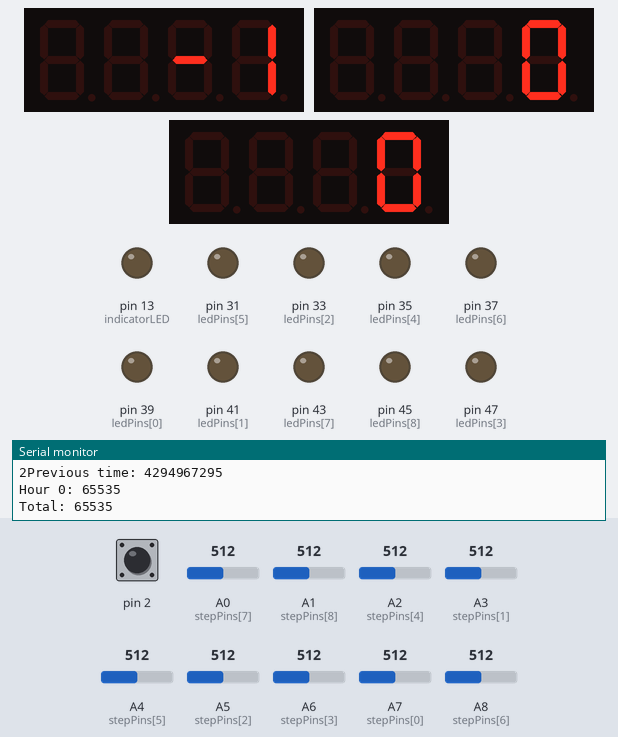
Bench run of a sketch on a simulated Arduino Mega 2560, built with avr-gcc and run on an emulated ATmega2560. On the bench: 3 × 4-digit seven-segment display, output pins drawn as LEDs (lit = HIGH), the last lines printed to the serial monitor. Inputs (shaded band) come from the test bench; at power-on: pin 2 HIGH, A8 (stepPins[6]) = 512, A0 (stepPins[7]) = 512, A1 (stepPins[8]) = 512, A2 (stepPins[4]) = 512, A3 (stepPins[1]) = 512, A4 (stepPins[5]) = 512, A5 (stepPins[2]) = 512, A6 (stepPins[3]) = 512, A7 (stepPins[0]) = 512. Random numbers use the default seed unless the sketch sets one.

Above: at 1.2 s.
1.3 s: pin 2 pulled LOW for 0.15 s
At 2.1 s:
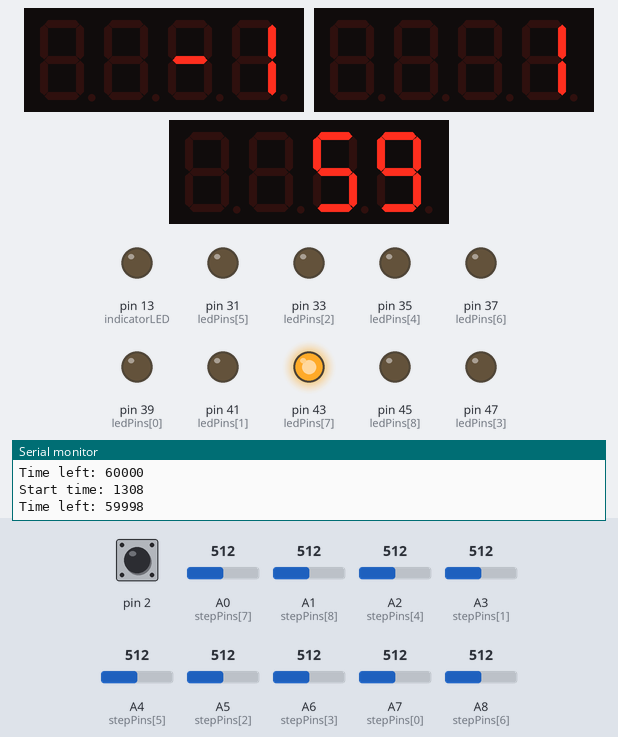
4.4 s: pin 2 pulled LOW for 1 s
At 4.9 s:
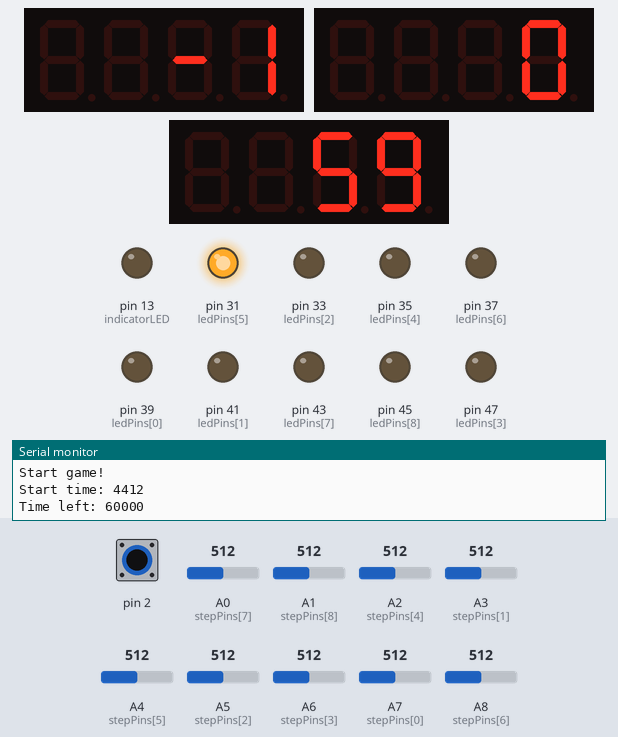
8.4 s: pin 2 pulsed LOW 2 times (0.12 s each, 0.3 s apart)
At 9.4 s:
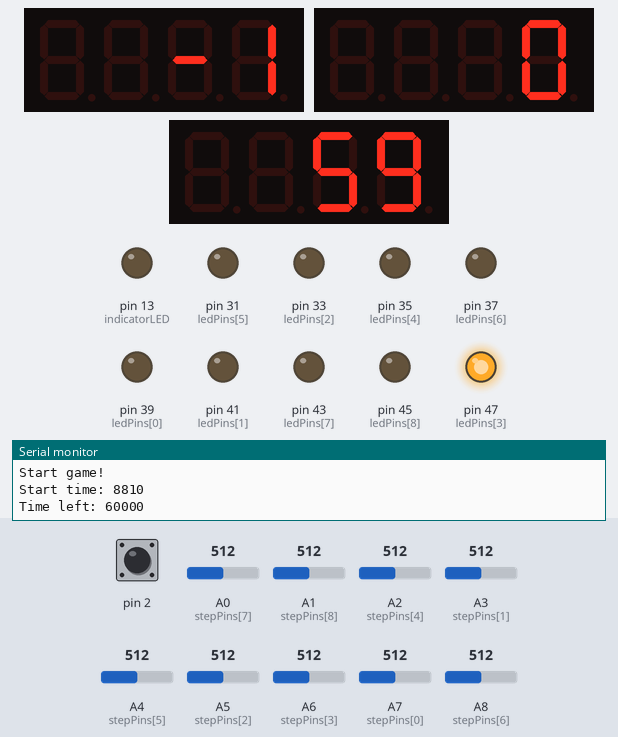
12.0 s: pin 2 pulled LOW for 0.15 s
At 12.8 s:
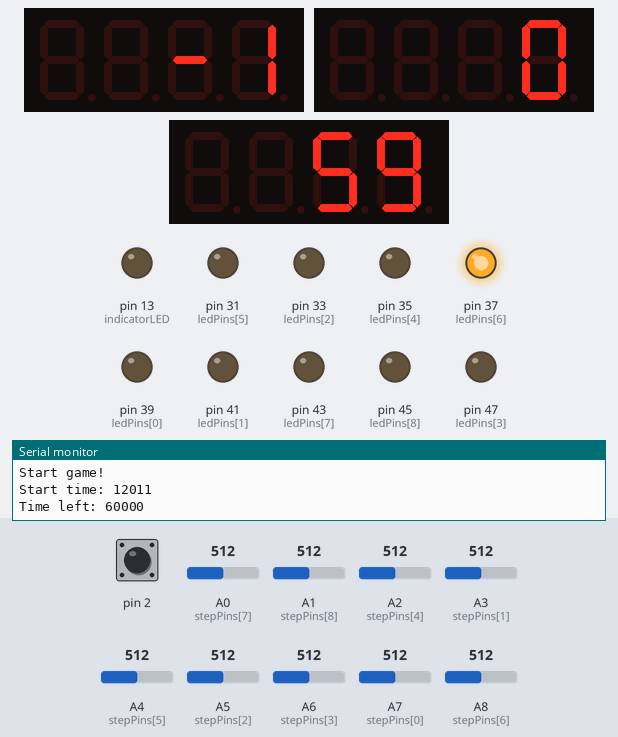
15.1 s: A8 (stepPins[6]) set to 492
At 16.3 s:
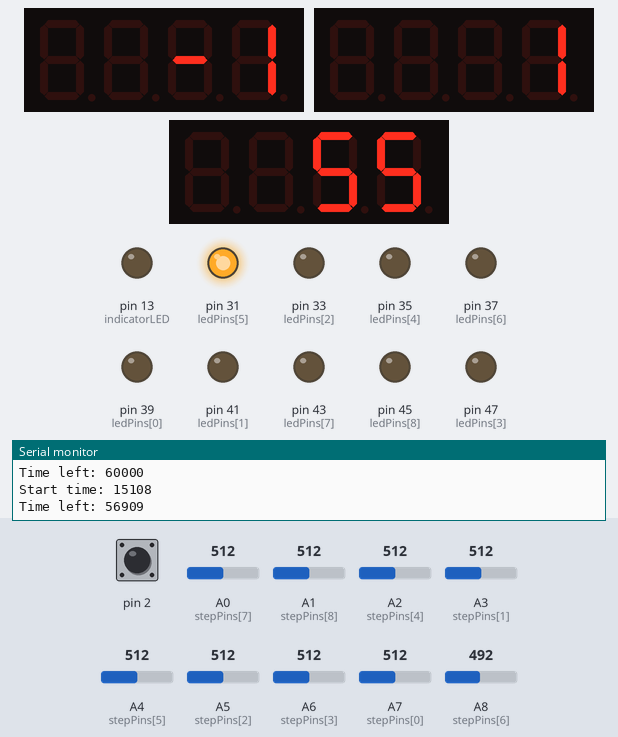
18.1 s: pin 2 pulsed LOW 5 times (0.12 s each, 0.3 s apart)
At 19.8 s:
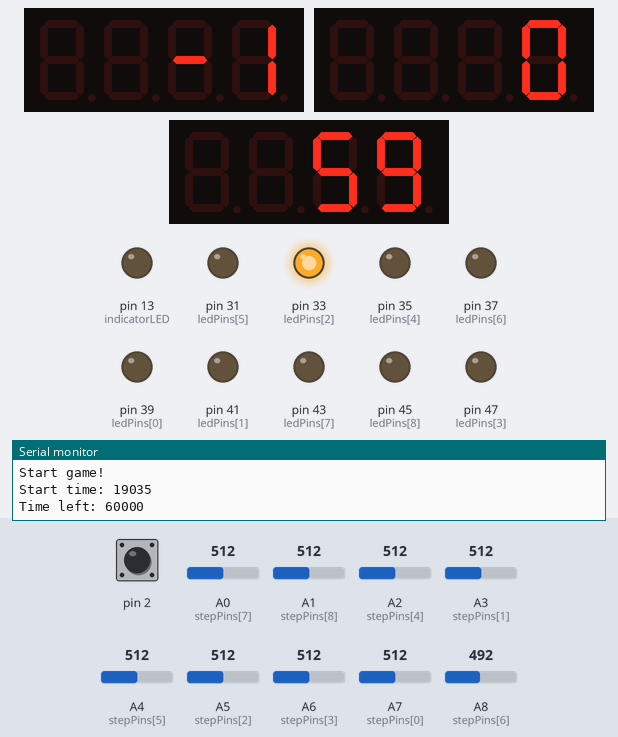
Timing chart, 0 to 21.3 s (numbered marks = the images above; inputs shaded):
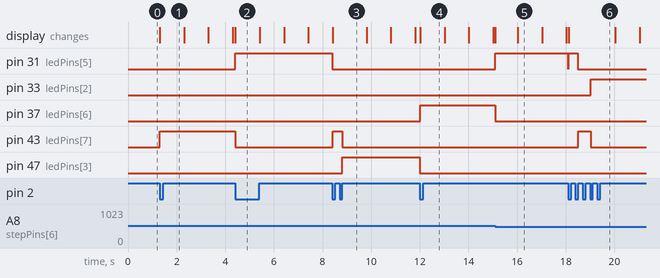

Measured:
- the behaviour switches between 501 and 500 on A8 (stepPins[6]) (found by bisection; images 4 and 5)
- after the input at 1.3 s, pin 43 (ledPins[7]): LOW → HIGH at once; the display: changes at once (image 1)
- after the input at 4.4 s, pin 31 (ledPins[5]): LOW → HIGH at once; pin 43 (ledPins[7]): HIGH → LOW at once
- after the input at 8.4 s, pin 31 (ledPins[5]): HIGH → LOW at once; pin 43 (ledPins[7]): LOW → HIGH at once, → LOW 0.39 s later; pin 47 (ledPins[3]): LOW → HIGH after 0.41 s
- after the input at 12.0 s, pin 37 (ledPins[6]): LOW → HIGH at once; pin 47 (ledPins[3]): HIGH → LOW at once
- after the input at 15.1 s, pin 31 (ledPins[5]): LOW → HIGH at once; pin 37 (ledPins[6]): HIGH → LOW at once
- after the input at 18.1 s, pin 31 (ledPins[5]): HIGH → LOW at once, → HIGH 0.01 s later, → LOW 0.39 s later; pin 33 (ledPins[2]): LOW → HIGH after 0.94 s; pin 43 (ledPins[7]): LOW → HIGH after 0.41 s, → LOW 0.51 s later

The sketch:

whack-a-mole.ino
```cpp
#include <Wire.h>
#include <EEPROM.h>
#include "Adafruit_LEDBackpack.h"
#include "Adafruit_GFX.h"

const int NUM_STEPS = 9;
const int indicatorLED = 13;
const int HIGH_SCORE_ADDR = 0x0;
const int TIME_ADDR = 0x10;
const int COUNTER_ADDR = 0x20;
const unsigned long ONE_HOUR_MS = 1000L * 60L * 60L;
const unsigned long TEN_MINUTES_MS = 1000L * 60L * 10L;
unsigned long previous_time = 0;
Adafruit_7segment highscoreseg = Adafruit_7segment();
Adafruit_7segment scoreseg = Adafruit_7segment();
Adafruit_7segment timeseg = Adafruit_7segment();

int resistances[] = {
  500, 500, 500, 500, 500, 500, 500, 500, 500,
};
int stepValues[] = {
  500,500,600,600,500,600,500,600,600,
};
int noStepValues[] = {
  700,700,800,800,600,700,700,700,700,
};

bool stepState[NUM_STEPS];
bool posEdge[NUM_STEPS];
bool negEdge[NUM_STEPS];
long measurements[NUM_STEPS];

int stepPins[] = {
  A7, A3, A5, A6, A2, A4, A8, A0, A1,
};

int ledPins[] = {
  39, 41, 33, 47, 35, 31, 37, 43, 45,
};

unsigned long startResetButton[3];
int startButton = 2;
bool reset = false;
bool startgame = false;

/*
 * This function checks if a mechanical switch has been activated. The time
 * constant, 'DEBOUNCE_DELAY' avoids activated a false signal due to bouncing in
 * the switch
 */
bool switchToggled(unsigned long switchPin, unsigned long* lastValue, unsigned long* lastActivated){
  unsigned long now = millis();
  int currentValue = digitalRead(switchPin) == HIGH ? 0 : 1;

  if( (now - *lastActivated) < 200){
    return false;
  }

  if(*lastValue != currentValue){
    // inverted because it's pulled HIGH by default
    *lastValue = currentValue;
    *lastActivated = now;
    return currentValue;
  }

  return false;
}

/*
 * Instantiates the initial state of the switch (think of an RC capacitor)
 */
void initializeButton(unsigned long *buttonObject, unsigned long pinID){
  buttonObject[0] = pinID;
  buttonObject[1] = 0;
  buttonObject[2] = millis();

  //note: default value is HIGH because of the INPUT_PULLUP state
  Serial.print(pinID);
  pinMode(pinID, INPUT_PULLUP);
}

// R1 is fixed, R2 is the step
// Assuming: Vcc--R2--Vo--R1--GND
// Vo = Vcc * (R1 / (R1 + R2))
// So, R2 = R1*(Vcc/Vo) - R1
// And Vo = analogRead / 1024 * Vcc
// So, R2 = R1*(1024/analogRead) - R1
void readStep(int index) {
  long reading = analogRead(stepPins[index]);
  measurements[index] = reading;

  // Compute the new state
  bool newState = stepState[index];
  if (!stepState[index] && reading <= stepValues[index]) {
    newState = true;
  } else if (stepState[index] && reading >= noStepValues[index]) {
    newState = false;
  }

  // Compute whether we got an edge
  posEdge[index] = newState && !stepState[index];
  negEdge[index] = !newState && stepState[index];

  // Update step state
  stepState[index] = newState;
}

void readSteps() {
  for (int i = 0; i < NUM_STEPS; ++i) {
    readStep(i);
  }
}

void initSteps() {
  for (int i = 0; i < NUM_STEPS; ++i) {
    stepState[i] = false;
    posEdge[i] = false;
    negEdge[i] = false;
  }
}

void writeTime(long longtime){
  // convert time from ms to s as an integer
  // don't bother rounding, too much effort
  int time = (int)(longtime/1000);
  // write the time to 7-seg display as an int
  timeseg.print(time);
  timeseg.writeDisplay();
}

// this is the main function for gameplay
void start() {
  Serial.println("Start game!");
  // reset the start button state
  startgame = false;
  reset = false;
  // total time allotted for play = 1 min
  long time = 60000;
  // start with round 1
  int roundnum = 1;
  unsigned long score = 0;
  long timer;

  // intro flash the time 7-seg
  //flash_intro();

  // start gameplay
  int last_tile = -1;
  int tile = -1;
  while (time > 0) {
    // write the time
    writeTime(time);
    // randomly pick a tile to light up
    last_tile = tile;
    while (tile == last_tile) {
      tile = random(0,9);
    }
    digitalWrite(ledPins[tile], HIGH);
    // read steps for variable amount of time, depending on round. Get the score.
    timer = millis();
    score = score + getscore(time, roundnum, tile);
    if (reset) {
      return;
    }
    //delay(1000);
    time = time - (millis() - timer);
    // deactivate tile
    digitalWrite(ledPins[tile], LOW);
    // write score to 7-seg
    scoreseg.print(score, DEC);
    scoreseg.writeDisplay();
    // increment round
    roundnum++;
  }
  writeTime(0.0);
  // flash score
  scoreseg.blinkRate(1);
  // write and flash high score if applicable
  unsigned long high_score;
  EEPROM.get(HIGH_SCORE_ADDR, high_score);
  if (score > high_score) {
    EEPROM.put(HIGH_SCORE_ADDR, score);
    highscoreseg.print(score, DEC);
    highscoreseg.writeDisplay();
    highscoreseg.blinkRate(1);
  }
  // flash score for 6 seconds before exiting
  delay(6000);
  scoreseg.blinkRate(0);
  highscoreseg.blinkRate(0);
}

// this function waits for a step on the correct tile
int getscore(unsigned long time, int roundnum, int tile) {
  // every 4 rounds, the time interval goes down by .1 sec
  unsigned long start = millis();
  Serial.print("Start time: ");
  Serial.println(start);
  Serial.print("Time left: ");
  Serial.println(time);
  // poll the step
  readSteps();
  while (!posEdge[tile]) {
    if (switchToggled(startResetButton[0], &startResetButton[1], &startResetButton[2])) {
      reset = true;
      break;
    }
    readSteps();
    if ((millis() - start) > time) {
      Serial.print("Stopped at: ");
      Serial.println(millis());
      break;
    }
    writeTime(time - (millis() - start));
  }
  return posEdge[tile];
}

void flash_intro() {
  // literally the worst function I have ever written
  for (int i=5; i > 0; i--) {
    writeTime(i*1111L*1000L);
    delay(1000);
  }
}

void updateEEPROMTime() {
  // Check if our clock has ticked forward ten minutes compared to the stored EEPROM value
  unsigned long eeprom_time;
  EEPROM.get(TIME_ADDR, eeprom_time);
  unsigned long current_time = previous_time + millis();
  if (current_time > eeprom_time + TEN_MINUTES_MS) {
    // If so, update the EEPROM time
    EEPROM.put(TIME_ADDR, current_time);
    Serial.print("Updated EEPROM time to: ");
    Serial.println(current_time);
  }
}

// Get the number of plays stored in EEPROM for this hour
unsigned int getEEPROMCount(unsigned int hour) {
  unsigned int count; // 2 bytes
  EEPROM.get(COUNTER_ADDR + 2*hour, count);
  return count;
}

// Store count into the EEPROM at the given hour
void putEEPROMCount(unsigned int hour, unsigned int count) {
  EEPROM.put(COUNTER_ADDR + 2*hour, count);
}

void setup() {
  // setup serial port
  Serial.begin(115200);
  // setup analog pins for pads, and led strips
  for (int i = 0; i < NUM_STEPS; ++i) {
    pinMode(stepPins[i], INPUT);
    pinMode(ledPins[i], OUTPUT);
    // set to HIGH to turn on strip
    digitalWrite(ledPins[i], LOW);
  }
  pinMode(indicatorLED, OUTPUT);

  // setup start button
  initializeButton(startResetButton, startButton);

  initSteps();
  // setup 7-seg controllers:
  // high score 7-seg
  highscoreseg.begin(0x70);
  // score 7-seg
  scoreseg.begin(0x72);
  // time remaining 7-seg
  timeseg.begin(0x71);
  // unconnected pin used for random seed
  randomSeed(analogRead(0));

  // Initialize the stats stuff
  EEPROM.get(TIME_ADDR, previous_time);
  Serial.print("Previous time: ");
  Serial.println(previous_time);

  // Spit out stats to the serial port!
  unsigned long total = 0;
  unsigned long current_hour = (previous_time + millis()) / ONE_HOUR_MS;
  for (int i = 0; i <= current_hour; i++) {
    Serial.print("Hour ");
    Serial.print(i);
    Serial.print(": ");
    unsigned int count = getEEPROMCount(i);
    Serial.println(count);
    total += count;
  }
  Serial.print("Total: ");
  Serial.println(total);
}

void loop() {
  // Per-game reset

  // reset all the LEDs in case the start button was pressed at an inopportune time and
  // one of the LEDs is still on.
  for (int i = 0; i < NUM_STEPS; ++i) {
    digitalWrite(ledPins[i], LOW);
  }

  // clear the timer
  writeTime(0); // or whatever

  // clear the score
  scoreseg.print(0, DEC); // or whatever
  scoreseg.writeDisplay();

  // read the high score and show that
  unsigned long high_score;
  EEPROM.get(HIGH_SCORE_ADDR, high_score);
  highscoreseg.print(high_score, DEC);
  highscoreseg.writeDisplay();

  // wait for start button to be pressed
  while (!startgame) {
    startgame = switchToggled(startResetButton[0], &startResetButton[1], &startResetButton[2]);

    // We need to periodically update the time stored in the EEPROM.
    // Since this loop is where we spend most of our idle time, let's do it here.
    updateEEPROMTime();
  }
  start();
  startgame = reset;

  // Check if we actually finished this game without reset
  if (!reset) {
    // Great! Count it
    unsigned long current_time = previous_time + millis();
    unsigned int hours_since_start = current_time / ONE_HOUR_MS;
    unsigned int old_count = getEEPROMCount(hours_since_start);
    putEEPROMCount(hours_since_start, old_count + 1);
    // Also update the EEPROM time
    updateEEPROMTime();
    Serial.println("Game finished and recorded!");
  } else {
    Serial.println("Game reset before completion :(");
  }
}
```
